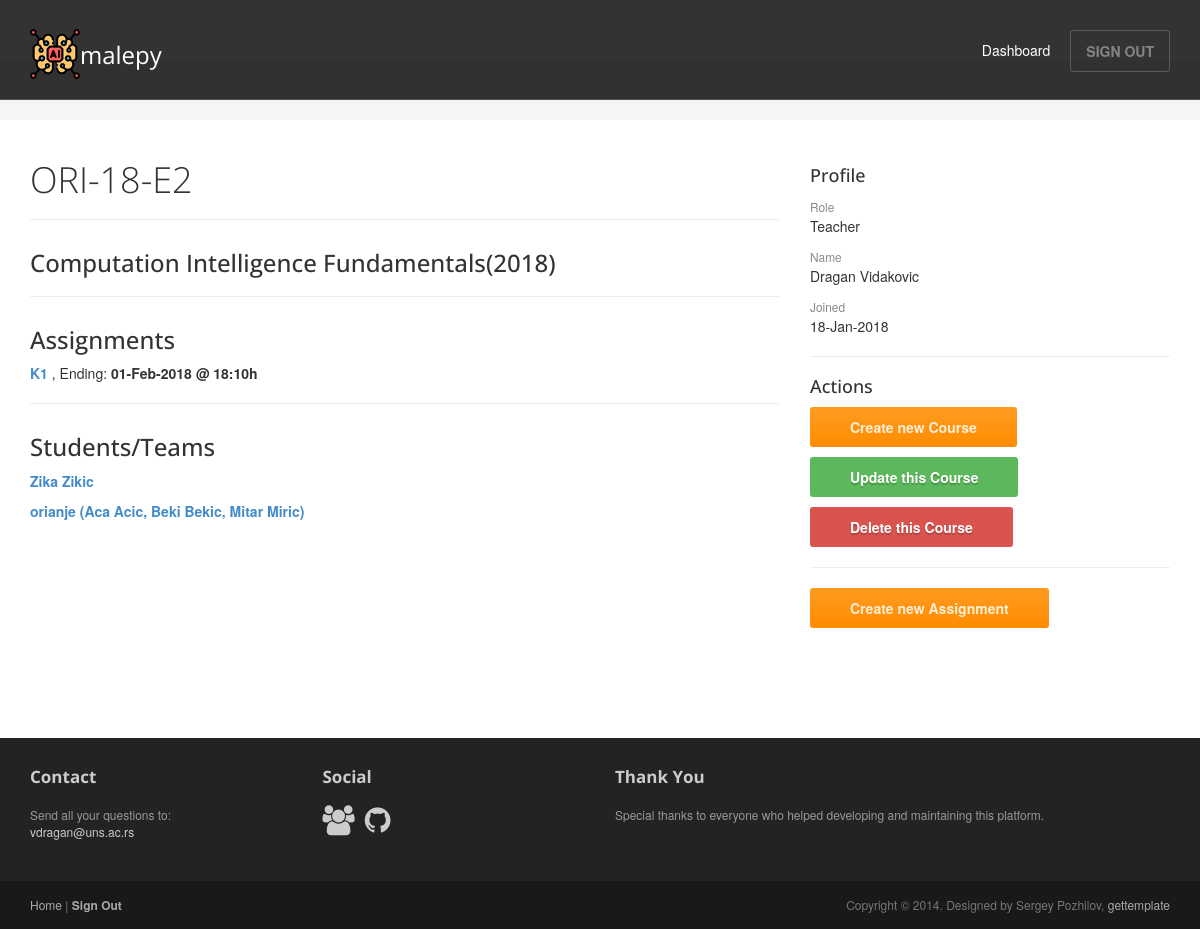
Page /course/2/ (signed in) on the earlier database version.
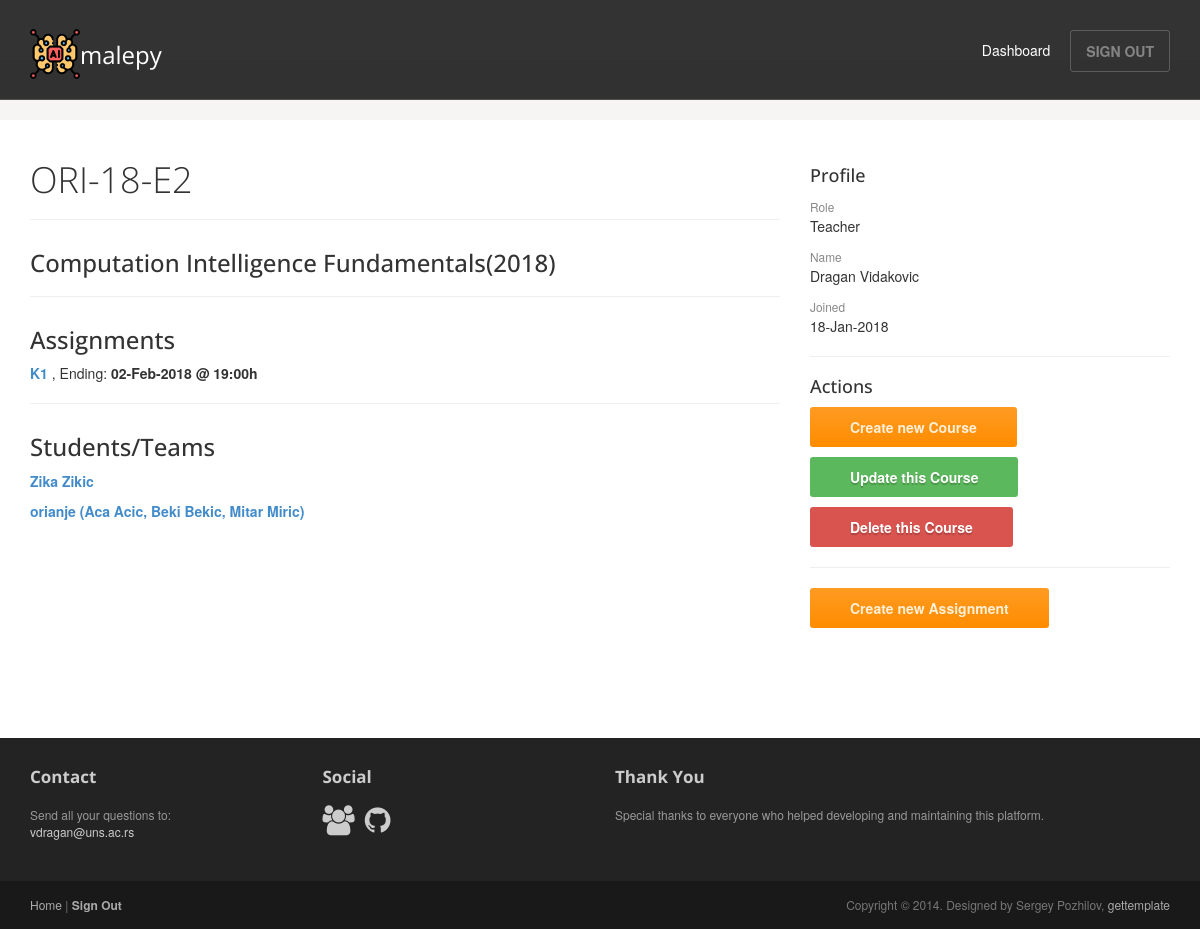
Same page on the later database version.
### malepy/models.py (models this page shows, shortened)
class Course(models.Model):
    name = models.CharField(max_length=50, null=False, blank=False)
    shortcut = models.CharField(max_length=10, null=False, blank=False)
    year = models.IntegerField(null=False, blank=False, validators=[MinValueValidator(0)])
    users = models.ManyToManyField(
        User,
        through='Enrollment',
    )

class Assignment(models.Model):
    name = models.CharField(max_length=100, null=True, blank=True)
    name_en = models.CharField(max_length=100, null=False, blank=False)
    description = models.CharField(max_length=2000, null=True, blank=True)
    description_en = models.CharField(max_length=2000, null=False, blank=False)
    training = models.CharField(max_length=200, null=True, blank=True)
    fake_testing = models.CharField(max_length=200, null=True, blank=True)
    testing = models.CharField(max_length=200, null=True, blank=True)
    starting = models.DateTimeField(null=True, blank=True)
    ending = models.DateTimeField(null=True, blank=True)
    folder = models.CharField(max_length=200, null=True, blank=True)
    course = models.ForeignKey(Course, on_delete=models.CASCADE, null=False, blank=False)

class User(AbstractUser):
    user_role = models.IntegerField(null=False, blank=False, default=0)  # 0 = teacher, 1 = student
    members = models.CharField(max_length=200, null=True, blank=True)

### malepy/views.py (the view)
# urls.py: url(r'^course/(?P<course_id>[0-9]+)/$', views.course, name='course'),
@login_required(login_url='/')
def course(request, course_id):
    this_course = get_object_or_404(Course, pk=course_id)
    assignments = Assignment.objects.filter(course=this_course).order_by('-ending')
    enrollments = Enrollment.objects.filter(course=this_course).order_by('enrolled')
    students = []
    for enrollment in enrollments:
        if enrollment.user.user_role:
            students.append(enrollment.user)
    context = {"course": this_course, "assignments": assignments, "students": students}
    return render(request, 'malepy/course.html', context=context)

### malepy/templates/malepy/course.html
{% extends "malepy/user_base.html" %}
{% block article %}
    <header class="page-header">
        <h1 class="page-title">{{ course.shortcut }}</h1>
    </header>
    <h3>{{ course.name }}({{ course.year }})</h3>
    <hr>
    <h3>Assignments</h3>
    {% for assignment in assignments %}
        <p><b><a href="{% url 'malepy:assignment' assignment.id %}"> {{ assignment.name_en }} </a></b>, Ending: <b>{{ assignment.ending|date:"d-M-Y @ H:i" }}h</b> </p>
    {% endfor %}
    {% if not user.user_role %}
        <hr>
        <h3>Students/Teams</h3>
        {% for student in students %}
            {% if student.members %}
                <p><b><a href="">{{ student.username }} ({{ student.members }})</a> </b></p>
            {% else %}
                <p><b><a href="">{{ student.first_name }} {{ student.last_name }}</a> </b></p>
            {% endif %}
        {% endfor %}
    {% endif %}
{% endblock %}
{% block actions %}
    <hr>
    <h4>Actions</h4>
    <li><a href="{% url 'malepy:create_course_form' %}"><button class="btn btn-action">Create new Course</button></a></li>
    <li><a href="{% url 'malepy:update_course_form' course.id %}"><button class="btn btn-success">Update this Course</button></a></li>
    <li><a href="{% url 'malepy:delete_course' course.id %}"><button class="btn btn-danger">Delete this Course</button></a></li>
    <hr>
    <li><a href="{% url 'malepy:create_assignment_form' course.id %}"><button class="btn btn-action">Create new Assignment</button></a></li>
{% endblock %}

### malepy/templates/malepy/user_base.html (shortened to what this page needs)
<!DOCTYPE html>
<html lang="en">
<head>
    {% load staticfiles %}
	<link rel="stylesheet" href="{% static 'malepy/css/bootstrap.min.css' %}">
	<link rel="stylesheet" href="{% static 'malepy/css/font-awesome.min.css' %}">
	<link rel="stylesheet" href="{% static 'malepy/css/bootstrap-theme.css' %}" media="screen" >
	<link rel="stylesheet" href="{% static 'malepy/css/main.css' %}">
</head>
<body class="home">
	<div class="navbar navbar-inverse navbar-fixed-top headroom" >
		<div class="container">
			<div class="navbar-header">
				<a class="navbar-brand" href="/"><img src="{% static 'malepy/images/artificial-intelligence.png' %}" alt="MaLePY Platform">malepy</a>
			</div>
			<div class="navbar-collapse collapse">
				<ul class="nav navbar-nav pull-right">
					<li class="active"><a href="{% url 'malepy:dashboard' %}">Dashboard</a></li>
					<li><a class="btn" href="{% url 'malepy:logout' %}">SIGN OUT</a></li>
				</ul>
			</div>
		</div>
	</div>
     <div class="jumbotron top-space">
    </div>
	<div class="container">
		<div class="row">
			<article class="col-sm-8 maincontent">
				{% block article %}
                {% endblock %}
			</article>
			<aside class="col-sm-4 sidebar sidebar-right">
				<div class="widget">
					<h4>Profile</h4>
					<ul class="list-unstyled list-spaces">
                        {% if user.user_role %}
                            {% if user.members %}
                                <li><span class="small text-muted">Role</span><p>Team of Students</p></li>
                                <li><span class="small text-muted">Members</span>
                                <p>
                                {% for member in members %}
                                    {{ member }}
                                    <br>
                                {% endfor %}
                                </p>
                                </li>
                            {% else %}
                                <li><span class="small text-muted">Role</span><p>Student</p></li>
                                <li><span class="small text-muted">Name</span><p>{{ user.first_name }} {{ user.last_name }}</p></li>
                            {% endif %}
                        {% else %}
                            <li><span class="small text-muted">Role</span><p>Teacher</p></li>
                            <li><span class="small text-muted">Name</span><p>{{ user.first_name }} {{ user.last_name }}</p></li>
                        {% endif %}
                        <li><span class="small text-muted">Joined</span><p>{{ user.date_joined|date:"d-M-Y" }}</p></li>
                        {% if not user.user_role %}
                            {% block actions %}
                            {% endblock %}
                        {% endif %}
					</ul>
				</div>
			</aside>
		</div>
	</div>
	<footer id="footer" class="top-space">
		<div class="footer1">
			<div class="container">
				<div class="row">
					<div class="col-md-3 widget">
						<h3 class="widget-title">Contact</h3>
						<div class="widget-body">
							<p>Send all your questions to:<br>
								<a href="mailto:vdragan@uns.ac.rs">vdragan@uns.ac.rs</a><br>
							</p>
						</div>
					</div>
					<div class="col-md-3 widget">
						<h3 class="widget-title">Social</h3>
						<div class="widget-body">
							<p class="follow-me-icons">
								<a href="http://informatika.ftn.uns.ac.rs/"><i class="fa fa-group fa-2"></i></a>
								<a href="https://github.com/ftn-ai-lab/"><i class="fa fa-github fa-2"></i></a>
							</p>
						</div>
					</div>
					<div class="col-md-6 widget">
						<h3 class="widget-title">Thank You</h3>
						<div class="widget-body">
                            <p>Special thanks to everyone who helped developing and maintaining this platform.</p>
						</div>
					</div>
				</div>
			</div>
		</div>
		<div class="footer2">
			<div class="container">
				<div class="row">
					<div class="col-md-6 widget">
						<div class="widget-body">
							<p class="simplenav">
								<a href="/">Home</a> |
								<b><a href="{% url 'malepy:logout' %}">Sign Out</a></b>
							</p>
						</div>
					</div>
					<div class="col-md-6 widget">
						<div class="widget-body">
							<p class="text-right">
								Copyright &copy; 2014. Designed by Sergey Pozhilov, <a href="http://gettemplate.com/" rel="designer">gettemplate</a>
							</p>
						</div>
					</div>
				</div>
			</div>
		</div>
	</footer>
</body>
</html>

### malepy/static/malepy/css/main.css (style rules this page uses)
.headroom { -webkit-transition: all 0.4s ease-out; -moz-transition: all 0.4s ease-out; -o-transition: all 0.4s ease-out; transition: all 0.4s ease-out; }
h1, h2, h3, h4, h5, h6 { font-family:"Open sans", Helvetica, Arial; }
h1, .h1, h2, .h2, h3, .h3 { margin-top:30px; }
.page-title { margin-top:20px; font-weight:300; }
.text-muted { color:#888; }
ul.list-spaces li { margin-bottom:10px; }
.top-space { margin-top: 60px; }
img { max-width:100%; }
.sidebar { padding-top:36px; padding-bottom:30px; }
.sidebar .widget { margin-bottom:20px; }
.footer1 { background: #232323; padding: 30px 0 0 0; font-size: 12px; color: #999; }
.footer1 a { color: #ccc; }
.footer1 .widget { margin-bottom:30px; }
.footer1 .widget-title { font-size: 17px; font-weight: bold; color: #ccc; margin: 0 0 20px; }
.follow-me-icons { font-size:30px; }
.follow-me-icons i { float:left; margin:0 10px 0 0; }
.footer2 { background: #191919; padding: 15px 0; color: #777; font-size: 12px; }
.footer2 a { color: #aaa; }
.footer2 p { margin: 0; }

Differences in the rows shown:
changed Assignment: ending "01-Feb-2018 @ 18:10" → "02-Feb-2018 @ 19:00"
